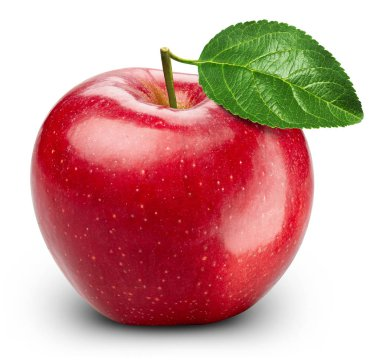
#> input picture test_img.jpg, 380 x 361 px
$ jupyter execute --allow-errors 'Region Growing.ipynb'
#> lines starting #> are read from the running program, lines starting #| are printed output that depends on the picture; after the words box and inside, x2 and y2 are one past the last pixel; in counts of white or black regions, pixels touching at a corner belong together
[cell 1]
import cv2
import numpy as np

img = cv2.imread("test_img.jpg")
#> img is the input picture: shape (361, 380, 3); mean B, G, R 154.3, 158.3, 206.7

cv2.imshow("window" , img)
cv2.waitKey(0)
img.shape
#> Out = (361, 380, 3)

[cell 2]
# function to show the whole list of pictures
def output(list):
    img_blue , img_green , img_red  = list[0].copy() , list[1].copy() , list[2].copy()
    cv2.putText(img_blue , "Blue channel" , (20 , 360) , 1, 3 , (0,255,255) , 2)
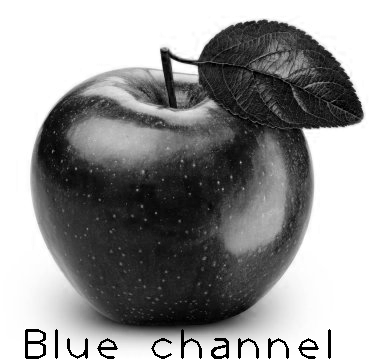
#> img_blue: shape (361, 380); min 0, max 255, mean 151.3
    cv2.putText(img_green , "Green channel" , (20 , 360) , 1, 3 , (0,0,0) , 2)
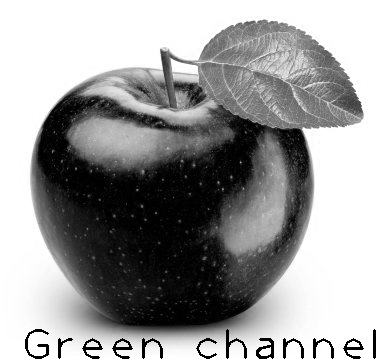
#> img_green: shape (361, 380); min 0, max 255, mean 155.1
    cv2.putText(img_red , "Red channel" , (50 , 360) , 1, 3 , (0,0,0) , 2)
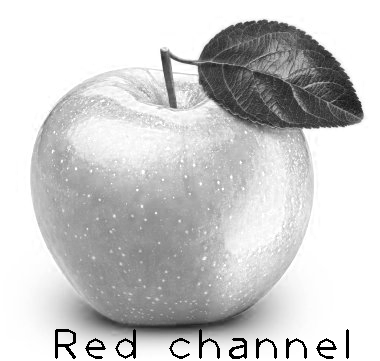
#> img_red: shape (361, 380); min 0, max 255, mean 203.9
    stack = np.hstack((img_blue , img_green , img_red))
    return stack

[cell 3]
# separte into 3 channels
colorList = np.array([img[:,:,0] , img[:,:,1] , img[:,:,2]])


# outputing the all 3 channel

colored_stack = output(colorList)
cv2.imshow("window" , colored_stack)
cv2.waitKey(0)

[cell 4]
# applying 1st order derivative to find (Sobel)
itt = 0
edgeImgList = []
edgeDirList = [0 , 0 , 0]

while itt < 3:
    sobelX = cv2.Sobel(colorList[itt] , -1 , 1 , 0)
    sobelY = cv2.Sobel(colorList[itt] ,-1 , 0 , 1 )
    edgeImgList.append(cv2.addWeighted(sobelX , 0.5 , sobelY ,0.5 , 0 ))
    itt += 1
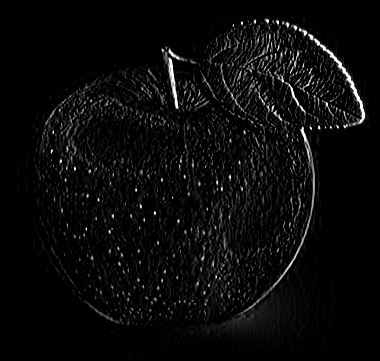
#> sobelX: shape (361, 380); min 0, max 255, mean 10.1
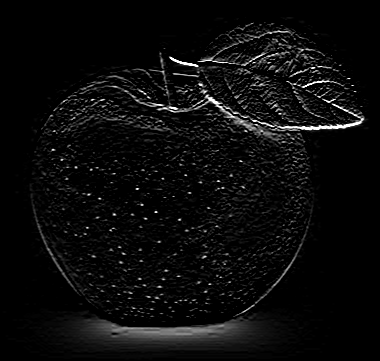
#> sobelY: shape (361, 380); min 0, max 255, mean 11.1
#> after the loop, edgeImgList = 3 items; itt = 3

# output(list=edgeImgList)

sobel_stack = np.hstack((edgeImgList[0] , edgeImgList[1] , edgeImgList[1]))
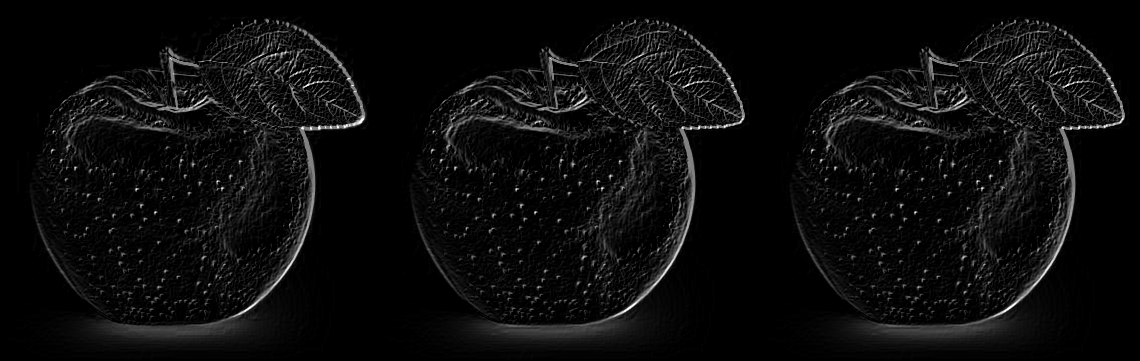
#> sobel_stack: shape (361, 1140); min 0, max 255, mean 12.4
cv2.imshow("win" , sobel_stack)
cv2.waitKey(0)

templist = edgeImgList
#> templist = 3 items

[cell 5]
# applying thresholding on given cannels
itt = 0

while itt < 3:
    for x in range(0 , colorList[0].shape[0]):
        for y in range(0 , colorList[1].shape[1]):
            if templist[itt][x][y] > 42:
                templist[itt][x][y] = 255
            else:
                templist[itt][x][y] = 0
    itt += 1

temp_stack = output(templist)
#> in output (call 2), `img_blue , img_green , img_red  = list[0].copy() , list[1].copy() , li..`:
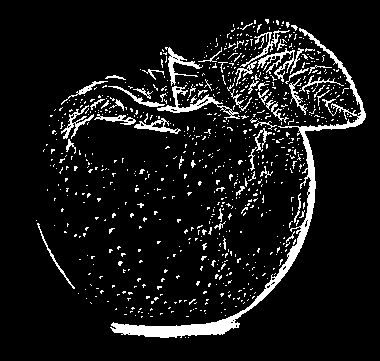
#> img_blue: shape (361, 380); 8.7% white; 832 white regions (777 under 20 px), largest, box (x1, y1, x2, y2) and area: (110, 28, 366, 338) 3763, (157, 85, 240, 120) 538, (257, 48, 304, 82) 419
#> in output (call 2), `img_blue , img_green , img_red  = list[0].copy() , list[1].copy() , li..`: img_green: shape (361, 380); 9.1% white; 768 white regions (710 under 20 px), largest, box (x1, y1, x2, y2) and area: (110, 39, 365, 338) 3734, (61, 99, 183, 155) 1022, (165, 30, 290, 88) 791
#> in output (call 2), `img_blue , img_green , img_red  = list[0].copy() , list[1].copy() , li..`: img_red: shape (361, 380); 7% white in thin lines or dots, all inside (x1, y1, x2, y2) = (38, 19, 365, 338)
#> in output (call 2), `cv2.putText(img_blue , "Blue channel" , (20 , 360) , 1, 3 , (0,255,255..`: img_blue: shape (361, 380); 8.7% white; 833 white regions (778 under 20 px), largest, box (x1, y1, x2, y2) and area: (110, 28, 366, 338) 3741, (157, 85, 240, 120) 538, (257, 48, 304, 82) 419
#> in output (call 2), `cv2.putText(img_green , "Green channel" , (20 , 360) , 1, 3 , (0,0,0) ..`: img_green: shape (361, 380); 9.1% white; 768 white regions (710 under 20 px), largest, box (x1, y1, x2, y2) and area: (110, 39, 365, 338) 3729, (61, 99, 183, 155) 1022, (165, 30, 290, 88) 791
#> in output (call 2), `stack = np.hstack((img_blue , img_green , img_red))`: stack: shape (361, 1140); 8.3% white; 2462 white regions (2308 under 20 px), largest, box (x1, y1, x2, y2) and area: (110, 28, 366, 338) 3741, (490, 39, 745, 338) 3729, (917, 34, 1125, 317) 2548
stack = np.vstack((sobel_stack,temp_stack))
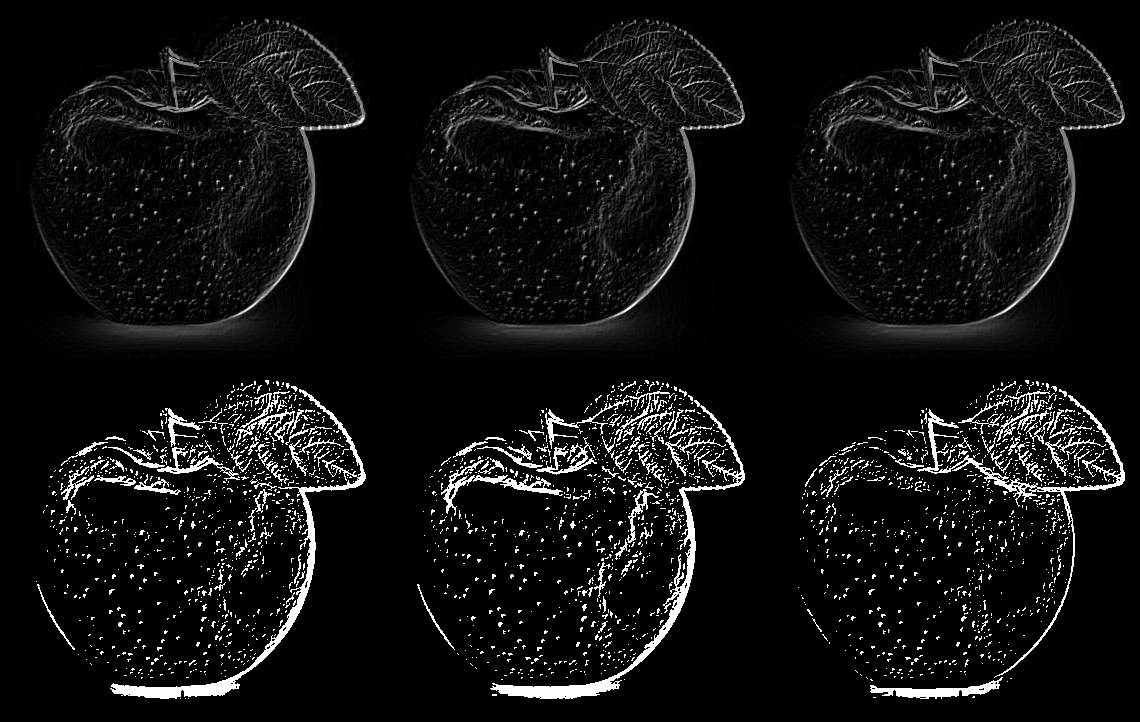
#> stack: shape (722, 1140); min 0, max 255, mean 16.7
cv2.imshow("win" , stack)
cv2.waitKey(0)
#> Out = 27

[cell 6]
# applying 1st order derivative to find (Canny)
itt = 0
cannyList = []

while itt < 3:
    cannyList.append(cv2.Canny(colorList[0], 50, 100))
    itt += 1
#> after the loop, cannyList = 3 items; itt = 3

canny_stack = output(list=cannyList)
#> in output (call 3), `img_blue , img_green , img_red  = list[0].copy() , list[1].copy() , li..`:
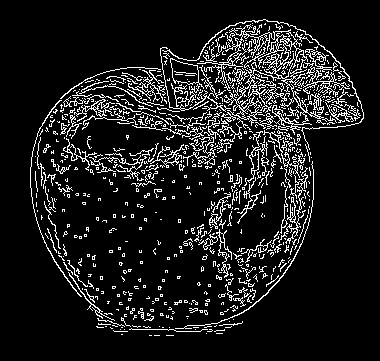
#> img_blue: shape (361, 380); 10.7% white in thin lines or dots, all inside (x1, y1, x2, y2) = (30, 19, 364, 336)
#> in output (call 3), `stack = np.hstack((img_blue , img_green , img_red))`: stack: shape (361, 1140); 10.7% white in thin lines or dots, all inside (x1, y1, x2, y2) = (30, 19, 1124, 336)

[cell 7]
# compare sobel and canny

stack = np.vstack((sobel_stack,canny_stack))
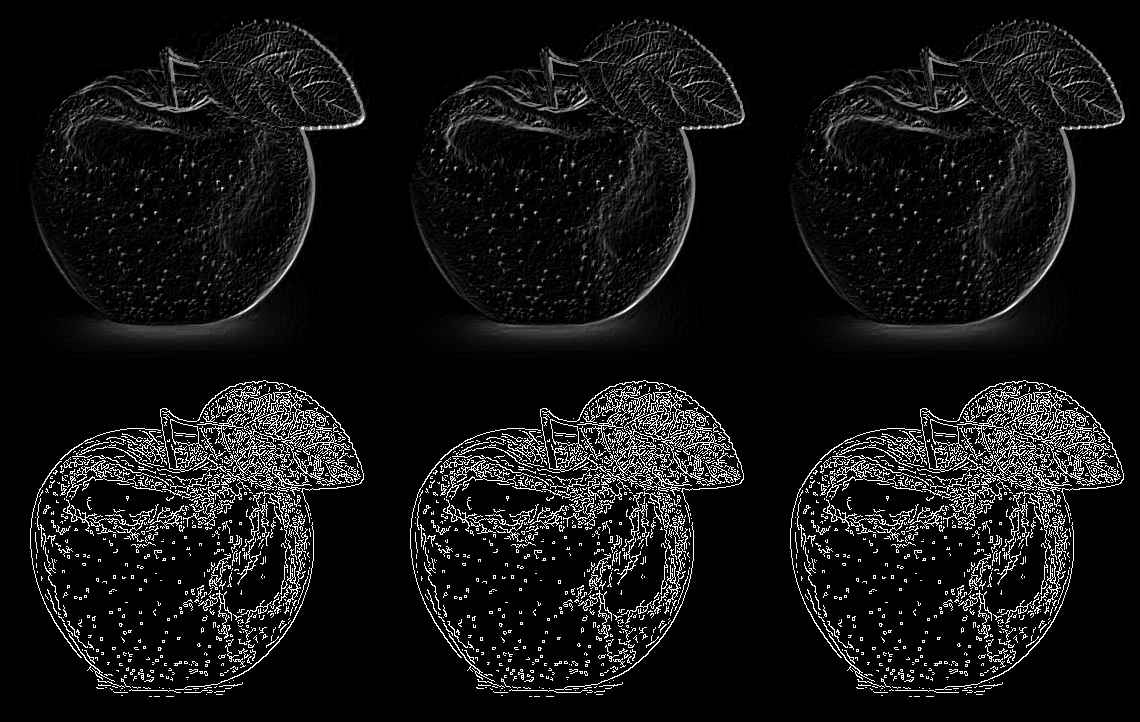
#> stack: shape (722, 1140); min 0, max 255, mean 19.9
cv2.imshow("win" , stack)
cv2.waitKey(0)
#> Out = 27
